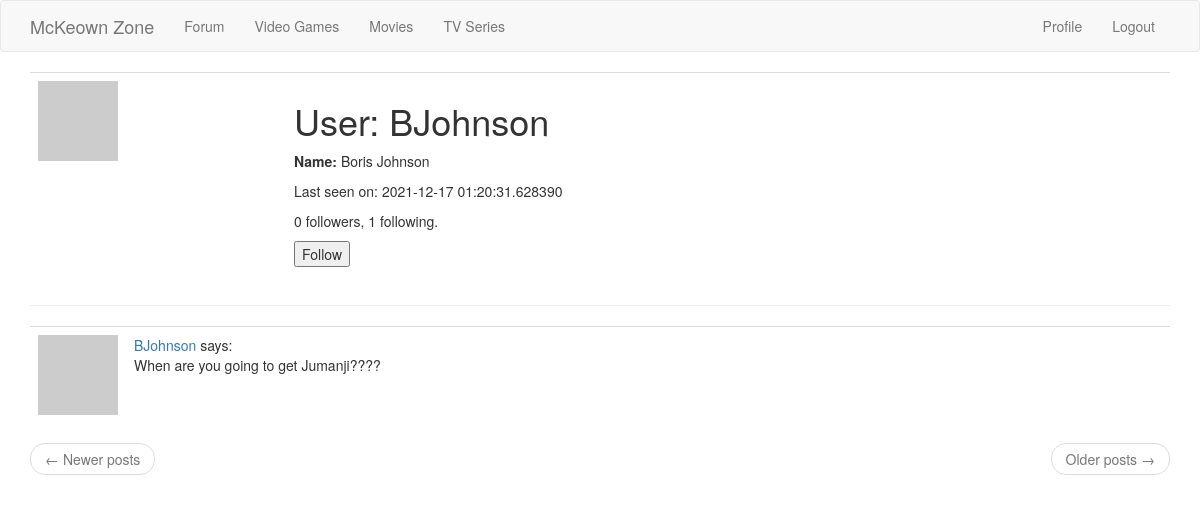
Page /user/BJohnson (signed in) on the committed database.
### app/models.py (models this page shows, shortened)
class User(UserMixin, db.Model):
	id = db.Column(db.Integer, primary_key=True)
	username = db.Column(db.String(64), index=True, unique=True)
	first_name = db.Column(db.String(64))
	last_name = db.Column(db.String(64))
	email = db.Column(db.String(120), index=True, unique=True)
	password_hash = db.Column(db.String(128))
	posts = db.relationship('Post', backref='author', lazy='dynamic')
	about_me = db.Column(db.String(140))
	last_seen = db.Column(db.DateTime, default= datetime.utcnow)
	Address_id = db.Column(db.Integer, db.ForeignKey('address.id', ondelete='CASCADE'))
	is_admin = db.Column(db.Boolean, default=False)
	followed = db.relationship(
		'User',
		secondary=followers,
		primaryjoin = (followers.c.follower_id == id),
		secondaryjoin = (followers.c.followed_id == id),
		backref= db.backref('followers', lazy='dynamic'),
		lazy='dynamic')
	def avatar(self, size):
		digest = md5(self.email.lower().encode('utf-8')).hexdigest()
		return 'https://www.gravatar.com/avatar/{}?d=identicon&s={}'.format(digest, size)
	def is_following(self, user):
		return self.followed.filter(
			followers.c.followed_id == user.id
		).count() > 0

class Post(db.Model):
	id = db.Column(db.Integer, primary_key=True)
	body = db.Column(db.Text)
	timestamp = db.Column(db.DateTime, index=True, default=datetime.utcnow)
	user_id = db.Column(db.Integer, db.ForeignKey('user.id'))

### app/routes.py (the view)
@app.route('/user/<username>')
@login_required
def user(username):
	user = User.query.filter_by(username=username).first_or_404()
	page = request.args.get('page', 1, type=int)
	posts = user.posts.order_by(Post.timestamp.desc()).paginate(
		page, app.config['POSTS_PER_PAGE'], False)
	next_url = url_for('user', username=user.username, page = posts.next_num) if posts.has_next else None
	prev_url = url_for('user', username=user.username, page = posts.prev_num) if posts.has_prev else None
	form = EmptyForm()
	return render_template('user.html', user=user, posts=posts.items, form=form, next_url=next_url, prev_url=prev_url)

### app/forms.py
class EmptyForm(FlaskForm):
	submit = SubmitField('Submit')

### app/models.py (called while the page is built)
@login.user_loader
def load_user(id):
	return User.query.get(int(id));

### app/routes.py (called while the page is built)
@app.before_request
def before_request():
	if current_user.is_authenticated:
		current_user.last_seen = datetime.utcnow()
		db.session.commit()

### app/templates/user.html (shortened to what this page needs)
{% extends "base.html" %}
{% block app_content %}
    <table class="table table-hover">
        <tr valign="top">
            <td width="256px"><img src="{{ user.avatar(256) }}"></td>
            <td>
                <h1>User: {{ user.username }}</h1>
                <p><b>Name:  </b>{{ user.first_name}}  {{user.last_name}}</p>
                {% if user.last_seen %}<p>Last seen on: {{ user.last_seen }}</p>{% endif %}
                <p>{{ user.followers.count() }} followers, {{ user.followed.count() }} following.</p>
                {% if user == current_user %}
                	<p><a href="{{ url_for('edit_profile') }}">Edit your Profile</a></p>
                {% elif not current_user.is_following(user) %}
                	<p><form action="{{url_for('follow', username=user.username) }}", method="post">
                		{{ form.submit(value="Follow") }}
                	</form></p>
                {% else %}
                	<p><form action="{{url_for('unfollow', username=user.username) }}", method="post">
                		{{ form.hidden_tag() }}
                		{{ form.submit(value="Unfollow") }}
                	</form></p>
                {% endif %}
            </td>
        </tr>
    </table>
    <hr>
    {% for post in posts %}
    	{% include '_post.html' %}
    {% endfor %}
    <nav aria-label="...">
        <ul class="pager">
            <li class="previous{% if not prev_url %} disabled{% endif %}">
                <a href="{{ prev_url or '#' }}">
                    <span aria-hidden="true">&larr;</span> Newer posts
                </a>
            </li>
            <li class="next{% if not next_url %} disabled{% endif %}">
                <a href="{{ next_url or '#' }}">
                    Older posts <span aria-hidden="true">&rarr;</span>
                </a>
            </li>
        </ul>
    </nav>
{% endblock %}

### app/templates/_post.html (shortened to what this page needs)
    <table class="table table-hover">
    	<tr>
    		<td width="70px"><a href="{{ url_for('user', username= post.author.username) }} "><img src="{{ post.author.avatar(36) }}"></a></td>
			<td><a href="{{ url_for('user', username=post.author.username) }}">{{ post.author.username }}</a> says: <br> {{ post.body }} </td>
    	</tr>
    </table>

### rows in the picture
User: username "BJohnson", first_name "Boris", last_name "Johnson", last_seen "2021-12-17 01:20:31.628390"
Post: author.username "BJohnson", body "When are you going to get Jumanji????"

### other values in the picture
{{ user.followers.count() }} "0"
{{ user.followed.count() }} "1"
